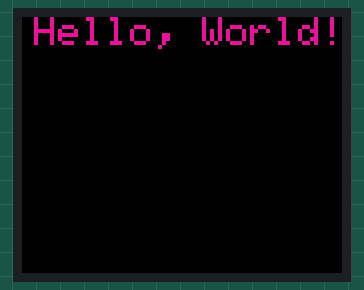
This sketch was run on a simulated Arduino Uno, built with avr-gcc and run on an emulated ATmega328P. On the bench: 160×128 colour display. Random numbers use the default seed unless the sketch sets one.

Above: at 0.2 s.
At 1.79 s:
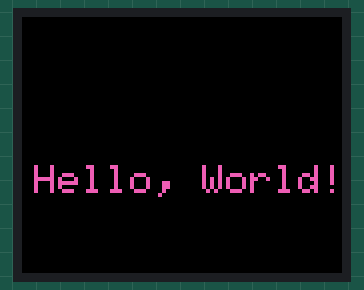
At 3.38 s:
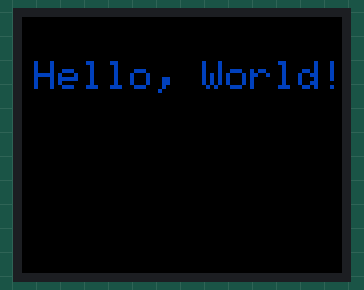
At 4.97 s:
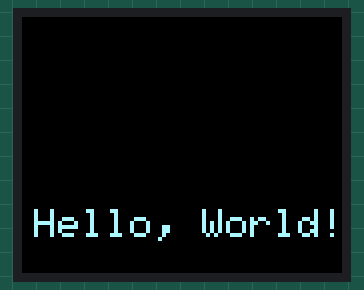
At 6.56 s:
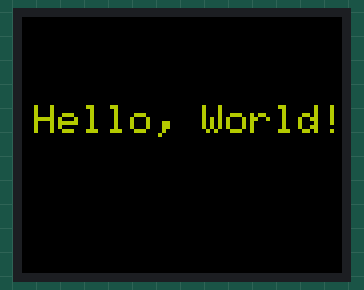
At 39.66 s:
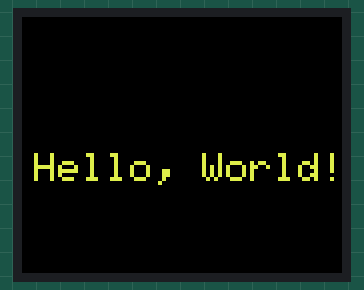

The sketch:

file1.ino
```cpp
/*
 * Rui Santos
 * Complete Project Details https://randomnerdtutorials.com
 */

// include TFT and SPI libraries
#include <TFT.h>
#include <SPI.h>

// pin definition for Arduino UNO
#define cs   10
#define dc   9
#define rst  7


// create an instance of the library
TFT TFTscreen = TFT(cs, dc, rst);

void setup() {

  //initialize the library
  TFTscreen.begin();

  // clear the screen with a black background
  TFTscreen.background(0, 0, 0);
  //set the text size
  TFTscreen.setTextSize(2);
}

int count = 0;

void loop() {
  //generate a random color
  int redRandom = random(0, 255);
  int greenRandom = random (0, 255);
  int blueRandom = random (0, 255);

  // set a random font color
  TFTscreen.stroke(redRandom, greenRandom, blueRandom);

  // print Hello, World! in the middle of the screen
  TFTscreen.fillRect(0, 0, 160, 128, ST7735_BLACK);
  TFTscreen.text("Hello, World!", 6, count);

  // wait 200 miliseconds until change to next color
  delay(20);
  count+=2;
  if(count>=128) count=0;
}
```
